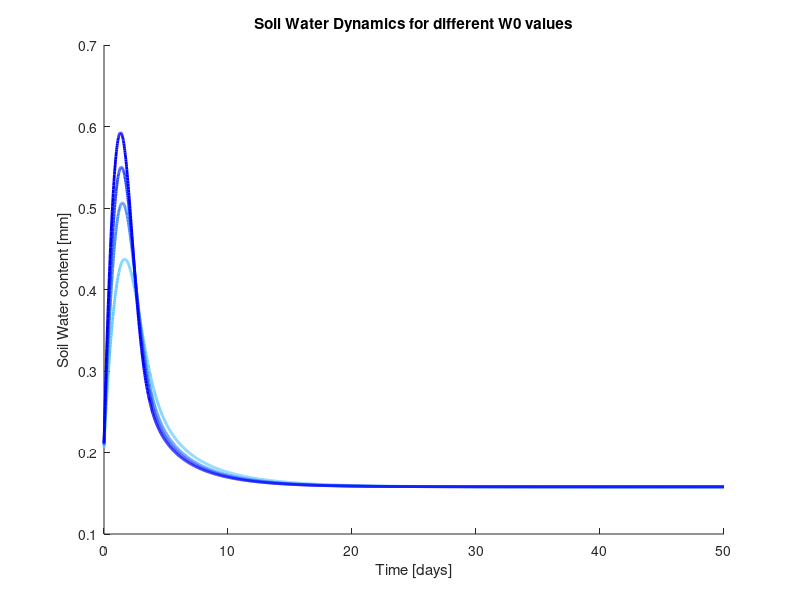
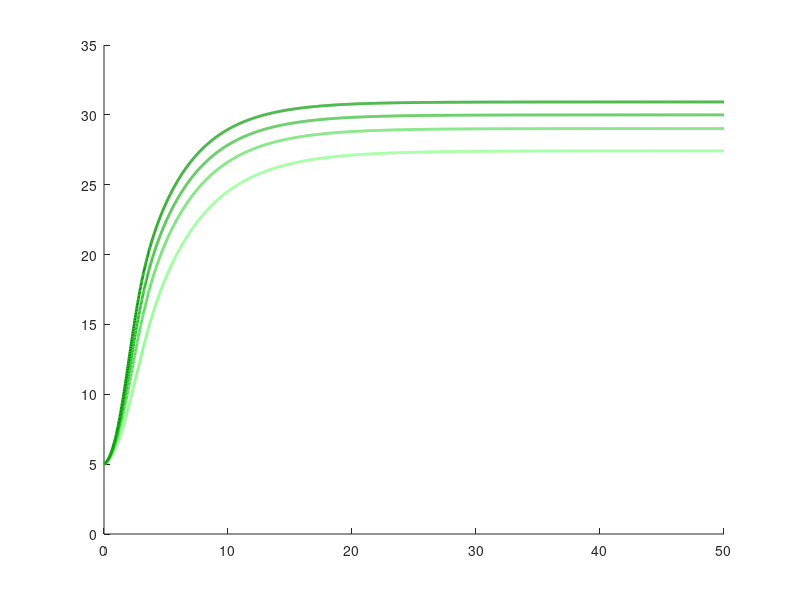

Write MATLAB code to recreate these figures, in order. (Note: this script raises an error after producing the figures.)
% Research Question 1

% Purpose: This code can be used to visualize changes in the model based on varying
% W0. 

% Use: Leave the parameters as they are, for a proper comparison to the modeled
% research question 1. If you want to check for other outcomes, feel
% free to change the parameters:

% Colors for our Model
blueBase  = [0, 0, 1];     
blueLight = [0.4, 0.8, 1]; 
greenBase = [0, 0.6, 0];   
greenLight = [0.5, 1, 0.5]; 

% W0 parameter visualization
w0vec = [0.2, 0.5, 0.7, 0.9];
figure(1);
hold on
legendEntriesWater = {};

figure(2);
hold on
legendEntriesPlant = {};

for j=1:4
    % System parameters
    PPT = 0.8; 
    P = 5; 
    e = 10;
    k1 = 3;
    k2 = 5;
    W0 = w0vec(j);
    W = 0.2; 
    cmax = 0.5;
    d = 0.1;
    b = 0.15;
    rw = 0.1; 

    % Control Parameters 
    startTime = 0;
    endTime   = 50;
    timeStep  = 0.02;
    
    % Compute iteration count
    iterations = floor((endTime - startTime)/timeStep) + 1;
    
    % Initialize vectors 
    timeV   = zeros(iterations, 1);
    waterV  = zeros(iterations, 1);
    plantV  = zeros(iterations, 1);
    
    % Initialize state 
    stateW = W;
    stateP = P;
    
    % Loop
    for i = 1:iterations
        t = startTime + (i-1)*timeStep;
    
        dWdt = PPT * ((stateP + k2 * W0) / (stateP + k2)) ...
             - ((cmax * stateW) / (stateW + k1)) * stateP ...
             - (rw * stateW);
    
        dPdt = e * (cmax * (stateW / (stateW + k1))) * stateP ...
             - (d + b) * stateP;
    
        stateW = stateW + dWdt * timeStep;
        stateP = stateP + dPdt * timeStep;
    
        timeV(i)  = t;
        waterV(i) = stateW;
        plantV(i) = stateP;
    end
    
    
    % Plots
    t = (j - 1) / (length(w0vec) - 1);
    waterColor = blueLight * (1 - t) + blueBase * t;
    plantColor = greenLight * (1 - t) + greenBase * t;

    figure(1)
    plot(timeV, waterV, 'Color', waterColor, 'LineWidth', 2)
    legendEntriesWater{end+1} = "Soil Water Content [mm] (W0=" + w0vec(j) + ")";

    figure(2)
    plot(timeV, plantV, 'Color', plantColor, 'LineWidth', 2)
    legendEntriesPlant{end+1} = "Plant Biomass [g/m^2] (W0=" + w0vec(j) + ")";


end 

xlim([0 inf])
ylim([0 35])

figure(1)
xlabel("Time [days]")
ylabel("Soil Water content [mm]")
title("Soil Water Dynamics for different W0 values")
legend(legendEntriesWater)

xlim([0 inf])
ylim([0 0.6])

figure(2)
xlabel("Time [days]")
ylabel("Plant Biomass [g/m^2]")
title("Plant Biomass Dynamics for different W0 values")
legend(legendEntriesPlant, 'Location', 'Southeast')
    